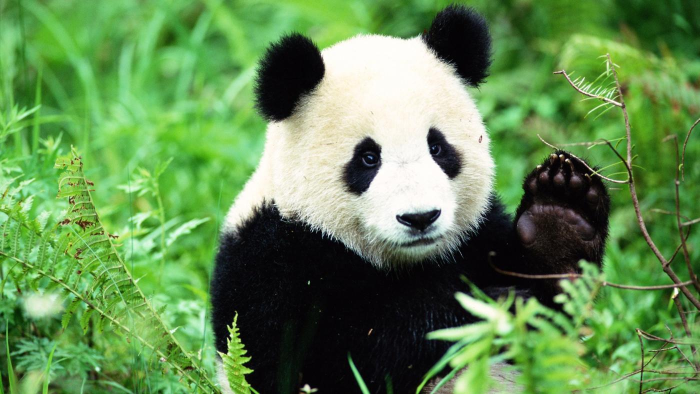
%> input picture HW2/panda.jpg, 1400 x 788 px (shown at 1/2 size)
$ octave segment.m   (GNU Octave 9; MATLAB toolbox functions it lacks are replaced by stand-ins)
%> lines starting %> are read from the running program, lines starting %| are printed output that depends on the picture
%> in loadImage, im is the input picture: size 788x1400x3 uint8; mean R, G, B 98.2, 139.5, 81.5
%> in loadImage, `im = imresize(im, [100 100]);`:
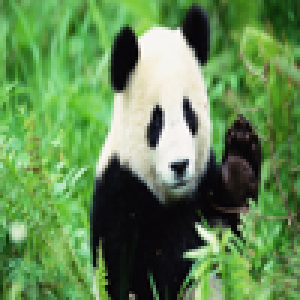
%> im: size 100x100x3 double (shown 3 times larger); mean R, G, B 98.2, 139.5, 81.5; drawn with min black and max white
%> call 2 of loadImage, with filename = 'cardinal.jpg'
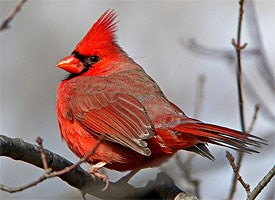
%> input picture HW2/cardinal.jpg, 275 x 200 px
%> in loadImage, im is the input picture: size 200x275x3 uint8; mean R, G, B 154.3, 130.1, 127.9
%> in loadImage (call 2), `im = imresize(im, [100 100]);`:
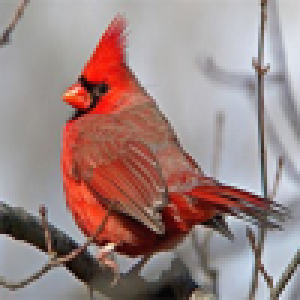
%> im: size 100x100x3 double (shown 3 times larger); mean R, G, B 154.3, 130.1, 127.8; drawn with min black and max white
%> call 3 of loadImage, with filename = 'pittsburgh.png'
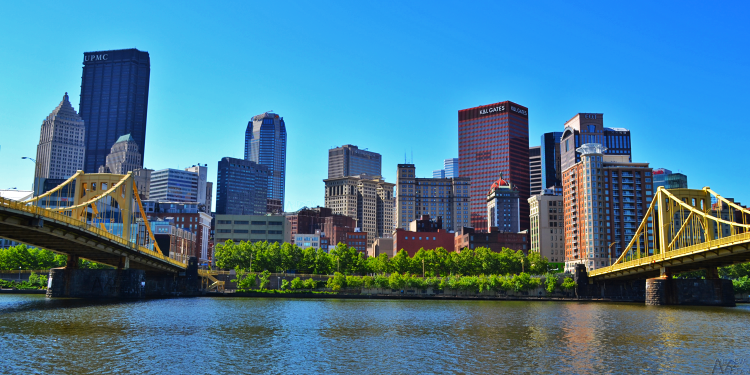
%> input picture HW2/pittsburgh.png, 1500 x 750 px (shown at 1/2 size)
%> in loadImage, im is the input picture: size 750x1500x3 uint8; mean R, G, B 71.5, 122.5, 149.7
%> in loadImage (call 3), `im = imresize(im, [100 100]);`:
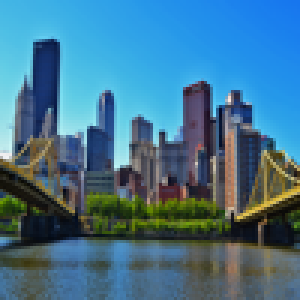
%> im: size 100x100x3 double (shown 3 times larger); mean R, G, B 71.5, 122.5, 149.7; drawn with min black and max white
### HW2/restarts.m
function [ids, means, ssd] = runKMeansRestarts(A, K, iters, R)
%> called with K = 4, iters = 10, R = 15
    N = size(A, 1);
%> N = 10000
    D = size(A, 2);
%> D = 3
    ids = zeros(N, 1);
    means = zeros(K, 1);
    ssd = -1;
    for i = 1:R % R restarts
        [newIds, newMeans, newSSD] = my_kmeans(A, K, iters);
        if newSSD < ssd || ssd == -1 % find the k-means simulation with the lowest SSD
            ids = newIds;
            means = newMeans;
            ssd = newSSD;
        end
        fprintf('Finished restart %d with SSD = %f\n', i, newSSD);
    end
    fprintf('\nMinimum SSD = %f\n\n', ssd);
end

### HW2/my_kmeans.m
function [ids, means, ssd] = runKMeans(A, K, iters)
    N = size(A, 1);
    D = size(A, 2);
    ids = zeros(N, 1); % Cluster ID of all N data points
    means = generateRandomCenters(A, K, D); % Array of K cluster centers with D dimensions
    for i = 1:iters
        ids = assignDataPoints(A, N, K, means);
        means = calcNewClusterCenters(A, K, D, means, ids);
        ssd = calcSSD(A, N, means, ids);
    end
end

% Randomly generate cluster centers
function means = generateRandomCenters(A, K, D)
    means = zeros(K, D);
    for i = 1:D
       minVal = min(A(:,i));
       maxVal = max(A(:,i));
       randVals = (maxVal - minVal).*rand(K, 1) + minVal; % generate random values in a range from min to max
       means(:,i) = randVals;
    end
end

% Assign each data point to its closest cluster
% [16 lines left out: function assignDataPoints, not called in this run]

% Recompute the cluster centers
% [14 lines left out: function calcNewClusterCenters, not called in this run]

% Calculate the sum of squared distances of the data points to their clusters
% [7 lines left out: function calcSSD, not called in this run]

### HW2/segment.m
% Load the three images, including the pre-processing
panda = loadImage('panda.jpg');
cardinal = loadImage('cardinal.jpg');
pittsburgh = loadImage('pittsburgh.png');

% Run k-means with restarts with K = 4, iters = 10, restarts = 15
%> the run ends on the next line
[pandaIds, pandaMeans, pandaSSD] = restarts(panda, 4, 10, 15);
% [17 lines not run here, left out]
function im = loadImage(filename)
    im = imread(filename); % read image
    im = double(im); % convert all values to doubles
    im = imresize(im, [100 100]); % size the original image to 100x100
    H = 100;
    W = 100;
    im = reshape(im, H*W, 3); % reshape the image to a H*W x 3 matrix
end
